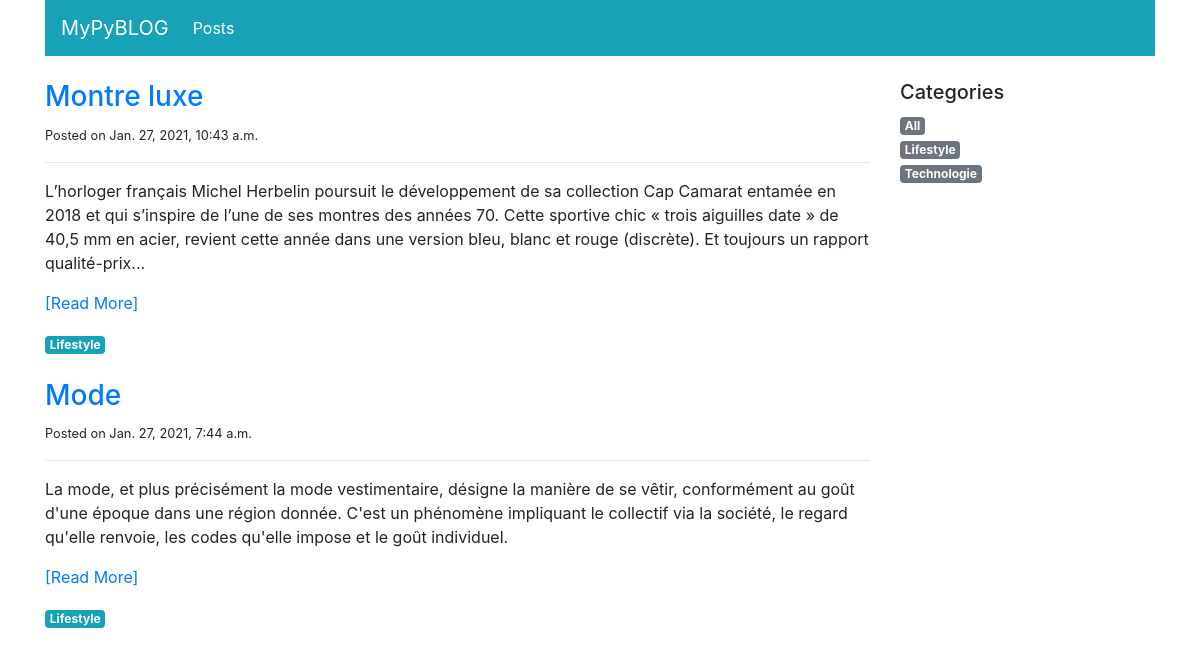
The app's page /blog/posts/Lifestyle/ with its own data.
### blog/models.py (models this page shows, shortened)
class Post(models.Model):
    title = models.CharField(max_length=100)
    category = models.ForeignKey('PostCategory',
                                 null=True,
                                 blank=True,
                                 on_delete=models.DO_NOTHING)
    published = models.BooleanField(default=False)
    text = models.TextField(blank=True)
    created_at = models.DateTimeField(auto_now_add=True)

class PostCategory(models.Model):
    name = models.CharField(max_length=50)
    def slug(self):
        return slugify(self.name)

### blog/views.py (the view)
# urls.py: path('posts/',views.post_list, name='home'),
def post_list(request,category_name=model_helpers.post_category_all.slug()):
    category,posts = model_helpers.get_category_and_posts(category_name)
    categories = model_helpers.get_categories()
    context = {
        'navigation_items': navigation.navigation_items(navigation.NAV_POSTS),
        'category': category,
        'posts': posts,
        'categories': categories,
    }
    return render(request,'blog/post_list.html',context)

### blog/model_helpers.py (called while the page is built)
def get_category_and_posts(category_name):
    posts = Post.objects.filter(published=True)
    if category_name == post_category_all.slug():
        category = post_category_all
    else:
        try:
            category = PostCategory.objects.get(name__iexact=category_name)
            posts = posts.filter(category=category)
        except PostCategory.DoesNotExist:
            category = PostCategory(name=category_name)
            posts = Post.objects.none()
    posts = posts.order_by('-created_at')
    return category, posts

def get_categories():
    categories = list(PostCategory.objects.all().order_by('name'))
    categories.insert(0, post_category_all)
    return categories

### blog/navigation.py (called while the page is built)
def navigation_items(selected_item):
    items = []
    for name,url in NAV_ITEMS:
        items.append({
            'name': name,
            'url':url,
            'active': True if selected_item == name else False
        })
        return items

### templates/blog/post_list.html (shortened to what this page needs)
{% extends 'base.html'%}
{%block content %}
<div class="col-sm-9">
    {% for post in posts %}
        <div class="mb-4">
            <h3><a href="{% url 'post-detail' post.pk %}">{{post.title}}</a></h3>
            <small>Posted on {{post.created_at}}</small>
            <hr>
            <p class="text-muted">
                {{post.text|linebreaks|safe|truncatewords:100}}
                <a href="{% url 'post-detail' post.pk %}">[Read More]</a>
            </p>
            <a href="{% url 'post-list' post.category.slug%}" class="badge badge-info">{{ post.category.name|capfirst }}</a>
        </div>
    {% endfor %}
</div>
<div class="col-sm-3">
    <h5>Categories</h5>
    <ul class="list-unstyled">
        {% for cat in categories %}
            <li>
                <a href="{% url 'post-list' cat.slug %}"
                class="badge badge-secondary">
                    {{cat.name|capfirst}}
                </a>
            </li>
        {% endfor %}
    </ul>
</div>
{% endblock content %}

### records on screen
Post: title "Montre luxe", created_at "Jan. 27, 2021, 10:43 a.m.", text "L’horloger français Michel Herbelin poursuit le développement de sa collection Cap Camarat entamée en 2018 et qui s’inspire de l’une de ses montres des années 70. Cette sportive chic « trois aiguilles date » de 40,5 mm en acier, revient cette année dans une version bleu, blanc et rouge (discrète). Et toujours un rapport qualité-prix...", category.name "Lifestyle"
Post: title "Mode", created_at "Jan. 27, 2021, 7:44 a.m.", text "La mode, et plus précisément la mode vestimentaire, désigne la manière de se vêtir, conformément au goût d'une époque dans une région donnée. C'est un phénomène impliquant le collectif via la société, le regard qu'elle renvoie, les codes qu'elle impose et le goût individuel.", category.name "Lifestyle"
PostCategory: name "Lifestyle"
PostCategory: name "Technologie"

### other values on screen
{{ item.name }} "Posts"
{{ cat.name|capfirst }} "All"
